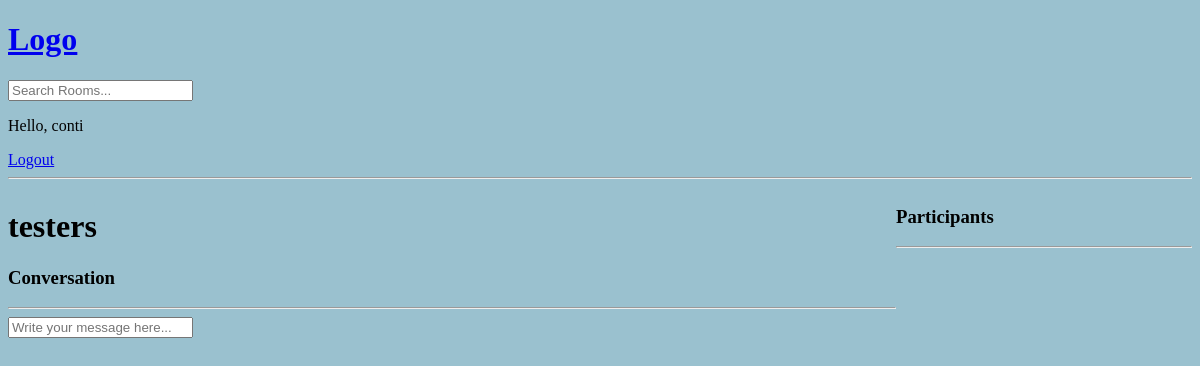
The page /room/6/ (signed in) on the database as committed earlier.
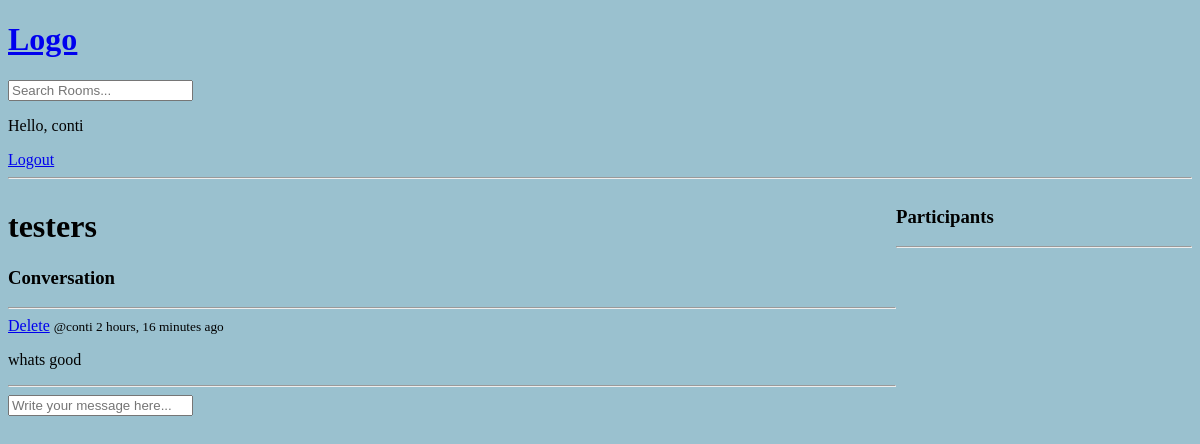
The same page on the database as committed later.
### base/models.py (models this page shows, shortened)
class Room(models.Model):
    host = models.ForeignKey(User,  on_delete=models.SET_NULL, null=True)
    topic = models.ForeignKey(Topic,  on_delete=models.SET_NULL, null=True)
    name = models.CharField(max_length=200)
    description = models.TextField(null=True, blank=True)
    participants = models.ManyToManyField(User, related_name='participants', blank=True)
    updated = models.DateTimeField(auto_now=True)
    created = models.DateTimeField(auto_now_add=True)
    class Meta:
        ordering = ['-updated','-created']

class Message(models.Model):
    user = models.ForeignKey(User, on_delete=models.CASCADE)
    room = models.ForeignKey(Room,  on_delete=models.CASCADE)
    body = models.TextField()
    updated = models.DateTimeField(auto_now=True)
    created = models.DateTimeField(auto_now_add=True)
    class Meta:
        ordering = ['-updated','-created']

### base/views.py (the view, shortened to what this page needs)
# urls.py: path('room/<str:pk>/', views.room, name='room'),
def room(request, pk):
    room = Room.objects.get(id=pk)  # This line retrieves the room with the id that matches the pk parameter.
    room_messages = room.message_set.all()
    participants = room.participants.all()
    context = {'room':room, 'room_messages':room_messages,
               'participants':participants}
    return render(request, 'base/room.html', context)

### base/templates/base/room.html (shortened to what this page needs)
{% extends 'main.html' %} {% block content %}
<div class="room-container">
  <div>
    <h1>{{room.name}}</h1>
    <div class="comment-wrapper">
      <h3>Conversation</h3>
      <hr />
      {% for message in room_messages %}
      <div>
        {% if request.user == message.user %}
        <a href="{% url 'delete-message' message.id %}">Delete</a>
        {% endif %}
        <small>@{{message.user}} {{message.created|timesince}} ago</small>
        <p>{{message.body}}</p>
        <hr />
      </div>
      {% endfor %}
    </div>
    {% if request.user.is_authenticated %}
    <div class="comment-form">
      <form method="POST" action="">
        <input
          type="text"
          name="body"
          placeholder="Write your message here..."
        />
      </form>
    </div>
    {% endif %}
  </div>
  <div>
    <h3>Participants</h3>
    <hr />
  </div>
</div>
{% endblock %}

### templates/main.html (shortened to what this page needs)
<!DOCTYPE html>
{% load static %}
<html lang="en">
<head>
    <link rel="stylesheet" type="text/css" media="screen" href="{% static 'styles/main.css' %}">
</head>
<body>
    {% include 'navbar.html' %}
    {% block content %}
    {% endblock %}
</body>
</html>

### templates/navbar.html
<a href="/">
    <h1>Logo</h1>
</a>
<form method="GET" action="{% url 'home' %}">
    <input type="text" name="q" placeholder="Search Rooms...">
</form>
{% if request.user.is_authenticated %}
<p>Hello, {{request.user}}</p>
<a href="{% url 'logout' %}">Logout</a>
{% else %}
<a href="{% url 'login' %}">Login</a>
{% endif %}
<hr>

### static/styles/main.css (style rules this page uses)
body { background-color: rgb(154, 193, 207); }

### base/templates/base/room.html (style rules this page uses)
.room-container { display: grid; grid-template-columns: 3fr 1fr; }

Rows that differ between the two databases and show on the page:
added Message: shows "Delete", user "conti", created "2 hours, 16 minutes", body "whats good"
